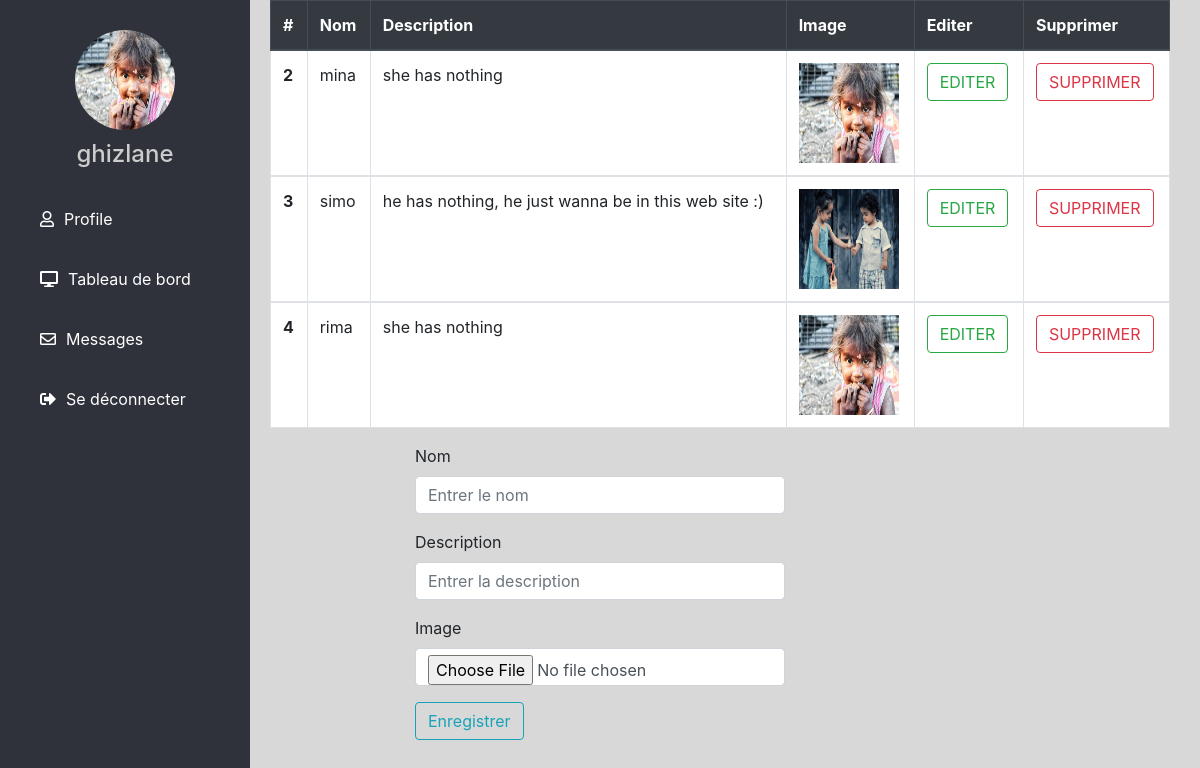
Page /dashboard.php on the committed database.
### tables this page shows
CREATE TABLE IF NOT EXISTS `annance` (
  `idC` int(11) NOT NULL AUTO_INCREMENT,
  `NomC` varchar(255) NOT NULL,
  `description` varchar(255) NOT NULL,
  `image` varchar(255) NOT NULL,
  PRIMARY KEY (`idC`)
);

### process.php (called while the page is built, shortened)
<?php
    $update=false;
    $NomC='';
    $description='';

### dashboard.php (the view, shortened to what this page needs)
<!DOCTYPE html>
<html>
<head>
<link rel="stylesheet" href="https://cdnjs.cloudflare.com/ajax/libs/font-awesome/5.12.1/css/all.min.css">
<link rel="stylesheet" href="https://stackpath.bootstrapcdn.com/bootstrap/4.4.1/css/bootstrap.min.css">
</head>
<body>
<?php
$connection = mysqli_connect("localhost", "root", "");
$query ="SELECT pic,NomA FROM admin";
$query_run = mysqli_query($connection, $query);
?>
<div class="sidebar">
      <center>
      <?php
      while ($row=mysqli_fetch_array($query_run)) {
          ?>
        <img src="<?php echo $row['pic']; ?>" class="profile_image" alt="">
        <h4><?php echo $row['NomA']; ?></h4>
        <?php
      }
   ?>
      </center>
      <a href="profile.php"><i class="far fa-user"></i><span>Profile</span></a>
      <a href="dashboard.php"><i class="fas fa-desktop"></i><span>Tableau de bord</span></a>
      <a href="#"><i class="far fa-envelope"></i><span>Messages</span></a>
      <a href="login.php"><i class="fas fa-sign-out-alt"></i><span>Se déconnecter</span></a>
    </div>
<?php require_once 'process.php'; ?>
<?php
$connection = mysqli_connect("localhost", "root", "");
$query ="SELECT * FROM annance";
$query_run = mysqli_query($connection, $query);
?>
    <table class="table table-bordered">
    <thead class="thead-dark">
    <tr>
      <th scope="col">#</th>
      <th scope="col">Nom</th>
      <th scope="col">Description</th>
      <th scope="col">Image</th>
      <th scope="col">Editer</th>
      <th scope="col">Supprimer</th>
    </tr>
  </thead>
  <?php
   while ($row=mysqli_fetch_array($query_run)) {
       ?>
  <tbody>
    <tr>
      <th ><?php echo $row['idC']; ?></th>
      <td><?php echo $row['NomC']; ?></td>
      <td><?php echo $row['description']; ?></td>
      <td><img src="<?php echo $row["image"]; ?>"  width="100px"; height="100px";> </td>
                           <td>
                           <a href="dashboard.php?edit=<?php echo $row['idC']; ?>">
                                <button type="button" class="btn btn-outline-success "> EDITER </button>
                                </a>
                            </td>
                            <td>
                            <a href="process.php?delete=<?php echo $row['idC']; ?>">
                                <button type="button" class=" btn btn-outline-danger"> SUPPRIMER </button>
                                </a>
                            </td>
    </tr>
  </tbody>
  <?php
   }
?>
</table>
<div class="row justify-content-center">
<form action="process.php " method="POST">
    <div class="form-group">
    <label>Nom</label>
<input  type="text" name="NomC" class="form-control"
value="<?php echo $NomC ; ?>" placeholder="Entrer le nom">
</div>
<div class="form-group">
<label>Description</label>
<input type="text" name="description" class="form-control"
value="<?php echo $description ; ?>" placeholder="Entrer la description">
</div>
<div class="form-group">
<label>Image</label>
<input type="file" name="image" class="form-control" >
</div>
<div class="form-group">
<?php
if ($update==true) :
?>
<button type="submit" class="btn btn-outline-info" name="update">Mettre à jour</button>
<?php else : ?>
<button type="submit" class="btn btn-outline-info" name="save">Enregistrer</button>
<?php endif ; ?>
</div>
</body>
</html>

### dashboard.php (style rules this page uses)
body { background-color: #D8D8D8; }
.table { width:900px; margin-left:270px; background-color: white; }
.sidebar { background: #2f323a; padding-top: 30px; left: 0; width: 250px; height: 100%; position:fixed; }
.sidebar .profile_image { width: 100px; height: 100px; border-radius: 100px; margin-bottom: 10px; }
.sidebar h4 { color: #ccc; margin-top: 0; margin-bottom: 20px; }
.sidebar a { color: #fff; display: block; width: 100%; line-height: 60px; text-decoration: none; padding-left: 40px; box-sizing: border-box; transition: 0.5s; }
.sidebar i { padding-right: 10px; }

### rows in the picture
annance: idC "2", NomC "mina", description "she has nothing", image (picture)
annance: idC "3", NomC "simo", description "he has nothing, he just wanna be in this web site :)", image (picture)
annance: idC "4", NomC "rima", description "she has nothing", image (picture)

### other values in the picture
$row['NomA'] "ghizlane"
